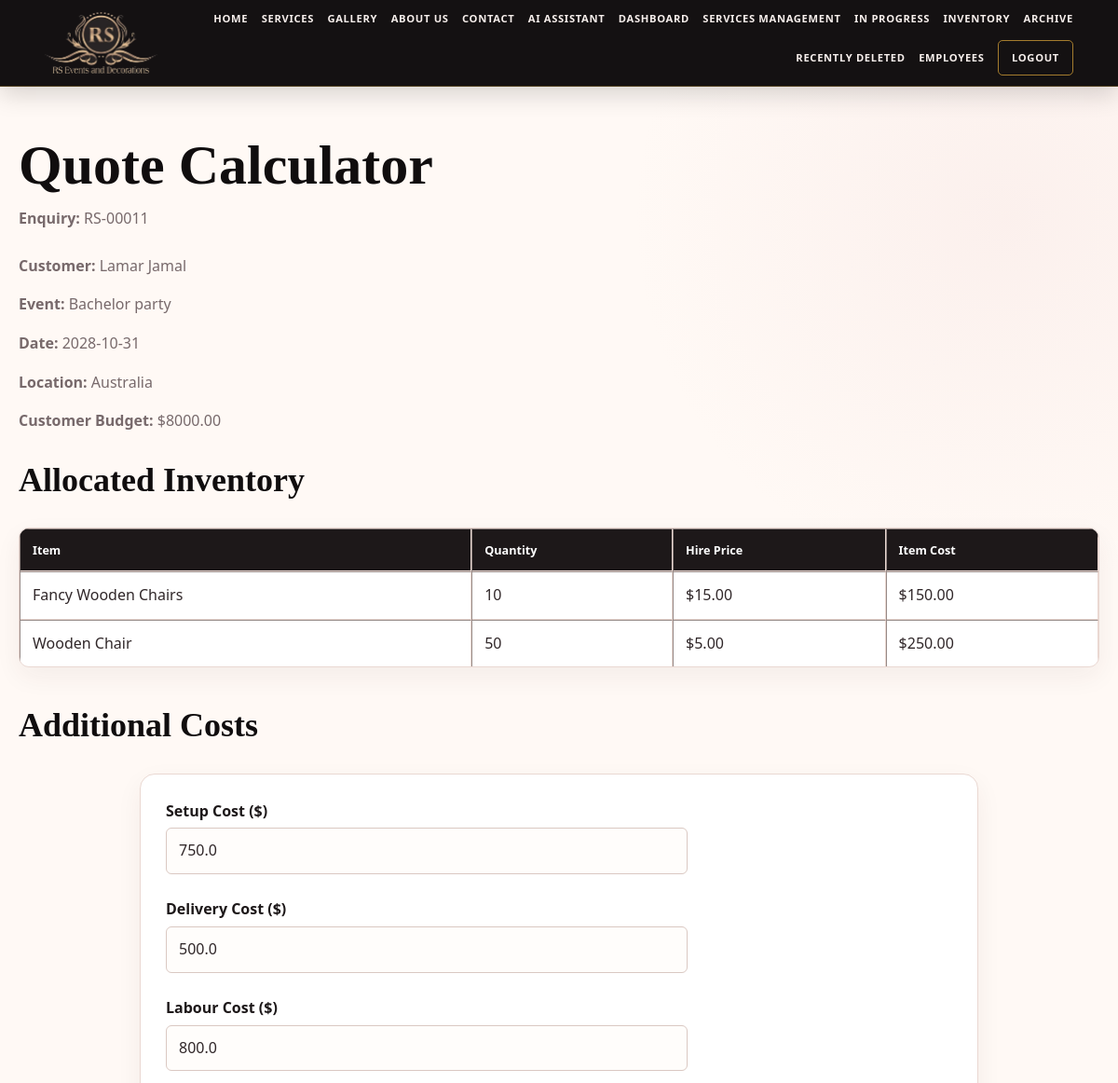
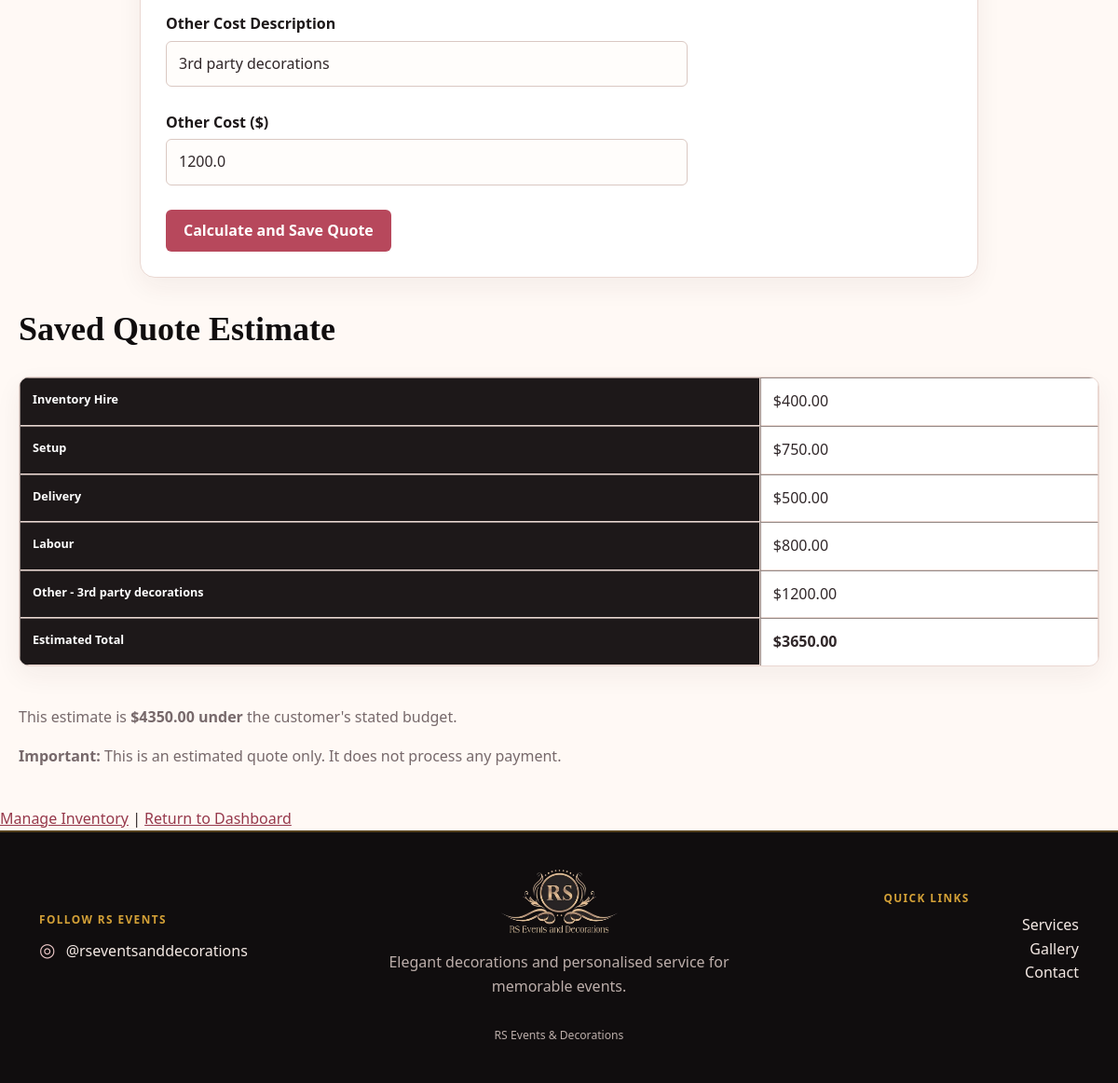
The app's page /enquiries/11/quote (signed in) with its own data (2 pictures, top to bottom).
### tables this page shows
CREATE TABLE Enquiries (

    EnquiryID INTEGER PRIMARY KEY AUTOINCREMENT,

    CustomerID INTEGER NOT NULL,

    EventType TEXT NOT NULL,

    EventDate TEXT NOT NULL,

    GuestCount INTEGER,

    Budget REAL,

    Message TEXT,

    Status TEXT DEFAULT 'Pending',

    DateSubmitted TEXT, CreatedAt TEXT, UpdatedAt TEXT, DeletedAt TEXT, ReferenceCode TEXT, EventLocation TEXT, Requirements TEXT, AdditionalInformation TEXT,

    FOREIGN KEY (CustomerID) REFERENCES Customers(CustomerID)

);

CREATE TABLE Customers (

            CustomerID INTEGER PRIMARY KEY AUTOINCREMENT,

            FirstName TEXT NOT NULL,

            LastName TEXT NOT NULL,

            Email TEXT NOT NULL,

            Phone TEXT

        );

CREATE TABLE InventoryReservations (
    ReservationID INTEGER PRIMARY KEY AUTOINCREMENT,
    EnquiryID INTEGER NOT NULL,
    ItemID INTEGER NOT NULL,
    EventDate TEXT NOT NULL,
    QuantityReserved INTEGER NOT NULL DEFAULT 1,
    FOREIGN KEY (EnquiryID) REFERENCES Enquiries(EnquiryID),
    FOREIGN KEY (ItemID) REFERENCES Inventory(ItemID)
);

CREATE TABLE Inventory (

    ItemID INTEGER PRIMARY KEY AUTOINCREMENT,

    ItemName TEXT NOT NULL,

    Category TEXT NOT NULL,

    Quantity INTEGER NOT NULL,

    AvailableQuantity INTEGER NOT NULL,

    HirePrice REAL NOT NULL

);

CREATE TABLE Quotes (
    QuoteID INTEGER PRIMARY KEY AUTOINCREMENT,
    EnquiryID INTEGER NOT NULL UNIQUE,
    InventorySubtotal REAL NOT NULL DEFAULT 0,
    SetupCost REAL NOT NULL DEFAULT 0,
    DeliveryCost REAL NOT NULL DEFAULT 0,
    LabourCost REAL NOT NULL DEFAULT 0,
    OtherCost REAL NOT NULL DEFAULT 0,
    OtherDescription TEXT,
    EstimatedTotal REAL NOT NULL DEFAULT 0,
    QuoteStatus TEXT NOT NULL DEFAULT 'Estimate',
    CreatedAt TEXT DEFAULT CURRENT_TIMESTAMP,
    UpdatedAt TEXT,
    FOREIGN KEY (EnquiryID) REFERENCES Enquiries(EnquiryID) ON DELETE CASCADE
);

### app.py (the view, shortened to what this page needs)
@app.route(
    "/enquiries/<int:enquiry_id>/quote",
    methods=["GET", "POST"]
)
@admin_required
def enquiry_quote(enquiry_id):
    error = request.args.get("error")
    success = request.args.get("success")
    enquiry, allocated_items, quote = get_enquiry_quote(enquiry_id)
    if enquiry is None:
        return redirect(url_for("dashboard"))
    return render_template(
        "quote_calculator.html",
        enquiry=enquiry,
        allocated_items=allocated_items,
        quote=quote,
        error=error,
        success=success
    )

### app.py (called while the page is built)
def admin_required(route_function):
    @wraps(route_function)
    def protected_route(*args, **kwargs):
        if session.get("logged_in") is not True:
            return redirect(url_for("login"))
        if (
            session.get("role") != "admin"
            or session.get("username") != "rani"
        ):
            return redirect(url_for("dashboard"))
        return route_function(*args, **kwargs)
    return protected_route

### database.py (called while the page is built)
def get_connection():
    connection = sqlite3.connect(DATABASE)
    connection.row_factory = sqlite3.Row
    connection.execute(
        "PRAGMA foreign_keys = ON"
    )
    return connection

### templates/quote_calculator.html (shortened to what this page needs)
{% extends "base.html" %}
{% block content %}
<h1>Quote Calculator</h1>
<p><strong>Enquiry:</strong> {{ enquiry.ReferenceCode or ("#" ~ enquiry.EnquiryID) }}</p>
<p><strong>Customer:</strong> {{ enquiry.FirstName }} {{ enquiry.LastName }}</p>
<p><strong>Event:</strong> {{ enquiry.EventType }}</p>
<p><strong>Date:</strong> {{ enquiry.EventDate }}</p>
<p><strong>Location:</strong> {{ enquiry.EventLocation or "Not provided" }}</p>
<p>
    <strong>Customer Budget:</strong>
    {% if enquiry.Budget is not none %}
        ${{ "%.2f"|format(enquiry.Budget) }}
    {% else %}
        Not provided
    {% endif %}
</p>
<h2>Allocated Inventory</h2>
{% if allocated_items %}
<table border="1" cellpadding="10">
    <thead>
        <tr><th>Item</th><th>Quantity</th><th>Hire Price</th><th>Item Cost</th></tr>
    </thead>
    <tbody>
        {% for item in allocated_items %}
        <tr>
            <td>{{ item.ItemName }}</td>
            <td>{{ item.QuantityReserved }}</td>
            <td>${{ "%.2f"|format(item.HirePrice or 0) }}</td>
            <td>${{ "%.2f"|format(item.ItemCost or 0) }}</td>
        </tr>
        {% endfor %}
    </tbody>
</table>
{% else %}
<p>No inventory has been allocated to this enquiry yet.</p>
{% endif %}
<h2>Additional Costs</h2>
<form method="POST">
    <label>Setup Cost ($)</label><br>
    <input type="number" name="setup_cost" min="0" step="0.01" value="{{ quote.SetupCost if quote else 0 }}" required>
    <br><br>
    <label>Delivery Cost ($)</label><br>
    <input type="number" name="delivery_cost" min="0" step="0.01" value="{{ quote.DeliveryCost if quote else 0 }}" required>
    <br><br>
    <label>Labour Cost ($)</label><br>
    <input type="number" name="labour_cost" min="0" step="0.01" value="{{ quote.LabourCost if quote else 0 }}" required>
    <br><br>
    <label>Other Cost Description</label><br>
    <input type="text" name="other_description" value="{{ quote.OtherDescription if quote and quote.OtherDescription else '' }}" placeholder="Example: Custom floral arrangement">
    <br><br>
    <label>Other Cost ($)</label><br>
    <input type="number" name="other_cost" min="0" step="0.01" value="{{ quote.OtherCost if quote else 0 }}" required>
    <br><br>
    <button type="submit">Calculate and Save Quote</button>
</form>
{% if quote %}
<h2>Saved Quote Estimate</h2>
<table border="1" cellpadding="10">
    <tr><th>Inventory Hire</th><td>${{ "%.2f"|format(quote.InventorySubtotal) }}</td></tr>
    <tr><th>Setup</th><td>${{ "%.2f"|format(quote.SetupCost) }}</td></tr>
    <tr><th>Delivery</th><td>${{ "%.2f"|format(quote.DeliveryCost) }}</td></tr>
    <tr><th>Labour</th><td>${{ "%.2f"|format(quote.LabourCost) }}</td></tr>
    <tr>
        <th>Other{% if quote.OtherDescription %} - {{ quote.OtherDescription }}{% endif %}</th>
        <td>${{ "%.2f"|format(quote.OtherCost) }}</td>
    </tr>
    <tr><th>Estimated Total</th><td><strong>${{ "%.2f"|format(quote.EstimatedTotal) }}</strong></td></tr>
</table>
{% if enquiry.Budget is not none %}
    {% set difference = enquiry.Budget - quote.EstimatedTotal %}
    {% if difference >= 0 %}
        <p>This estimate is <strong>${{ "%.2f"|format(difference) }} under</strong> the customer's stated budget.</p>
    {% else %}
        <p>This estimate is <strong>${{ "%.2f"|format(-difference) }} over</strong> the customer's stated budget.</p>
    {% endif %}
{% endif %}
<p><strong>Important:</strong> This is an estimated quote only. It does not process any payment.</p>
{% endif %}
<br>
<a href="{{ url_for('allocate_enquiry_inventory', enquiry_id=enquiry.EnquiryID) }}">Manage Inventory</a> |
<a href="{{ url_for('dashboard') }}">Return to Dashboard</a>
{% endblock %}

### static/css/style.css (style rules this page uses)
:root { --black: #100d0e; --black-soft: #1d1819; --wine: #8b1e3f; --rose: #b7485c; --rose-dark: #96384b; --blush: #ebc7c7; --pink: #f7eae8; --cream: #fff9f5; --cream-deep: #f3e5dc; --gold: #d4a137; --gold-light: #ead39a; --text: #302729; --muted: #77696b; --border: #ead8d2; --white: #ffffff; --shadow: 0 18px 45px rgba(60, 35, 38, 0.10); --radius: 16px; }
* { box-sizing: border-box; }
html { scroll-behavior: smooth; }
body { margin: 0; color: var(--text); background: radial-gradient(circle at 90% 10%, rgba(235, 199, 199, .18), transparent 25rem), var(--cream); font-family: "Segoe UI", Arial, sans-serif; line-height: 1.6; }
a { color: var(--rose-dark); }
h1, h2, h3 { color: var(--black); font-family: Georgia, "Times New Roman", serif; line-height: 1.15; }
h1 { font-size: clamp(2.3rem, 5vw, 4.4rem); }
h2 { font-size: clamp(1.55rem, 3vw, 2.5rem); }
p { color: var(--muted); }
.site-main > :not(.home-hero):not(.services-heading):not(.page-heading) { width: min(1180px, calc(100% - 40px)); margin-left: auto; margin-right: auto; }
.site-main > h1:first-child { width: min(1180px, calc(100% - 40px)); margin: 50px auto 10px; }
.site-main > h1:first-child + p { width: min(1180px, calc(100% - 40px)); margin: 0 auto 25px; }
.button, button, input[type="submit"] { min-height: 43px; padding: 10px 19px; border: 0; border-radius: 6px; background: var(--rose); color: white; font: inherit; font-weight: 700; text-decoration: none; cursor: pointer; transition: .18s ease; }
form { max-width: 900px; margin-top: 20px; margin-bottom: 35px; padding: 27px; border: 1px solid var(--border); border-radius: var(--radius); background: white; box-shadow: 0 10px 28px rgba(60,35,38,.06); }
label { display: inline-block; margin-bottom: 5px; color: var(--black-soft); font-weight: 700; }
input, select, textarea { width: min(100%, 560px); padding: 11px 13px; color: var(--text); background: #fffdfb; border: 1px solid #dac8c2; border-radius: 6px; font: inherit; outline: none; }
table { width: min(1180px, 100%); margin: 22px 0 42px; border-collapse: separate; border-spacing: 0; overflow: hidden; border: 1px solid var(--border); border-radius: 11px; background: white; box-shadow: 0 10px 28px rgba(60,35,38,.06); }
th, td { padding: 12px 13px; vertical-align: top; text-align: left; border-bottom: 1px solid var(--border); }
th { color: white; background: var(--black-soft); font-size: .79rem; }
tr:last-child td { border-bottom: 0; }

### records on screen
Enquiries: ReferenceCode "RS-00011", EventType "Bachelor party", EventDate "2028-10-31", EventLocation "Australia", Budget "8000.00"
Customers: FirstName "Lamar", LastName "Jamal"
InventoryReservations: ItemName "Fancy Wooden Chairs", QuantityReserved "10", ItemCost "150.00"
Inventory: HirePrice "15.00"
InventoryReservations: ItemName "Wooden Chair", QuantityReserved "50", ItemCost "250.00"
Inventory: HirePrice "5.00"
Quotes: setup_cost "750.0", delivery_cost "500.0", labour_cost "800.0", other_description "3rd party decorations", other_cost "1200.0", InventorySubtotal "400.00", SetupCost "750.00", DeliveryCost "500.00", LabourCost "800.00", OtherDescription "3rd party decorations", OtherCost "1200.00", EstimatedTotal "3650.00"

### other values on screen
{{ "%.2f"|format(difference) }} "4350.00"
